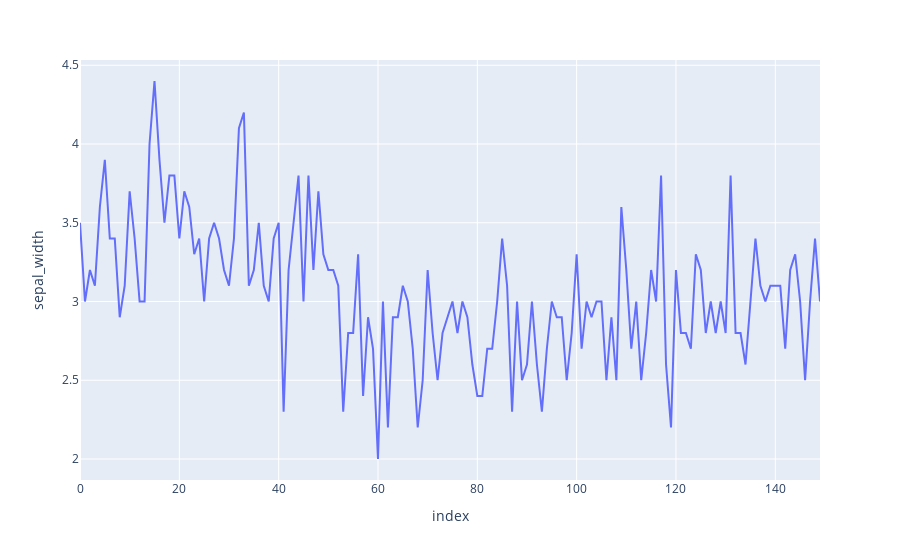

The code cell stored with this chart in its notebook:
### Code cell
fig = px.line(iris, y='sepal_width')
fig.show()

### Figure 1 — Plotly figure (JSON) as saved in the notebook; plotly's stock layout.template omitted (floating-point values rounded to 4 significant figures; data arrays with more than 128 entries replaced by an {"elided": "..."} marker saying what was removed)
{"data": [{"hovertemplate": "index=%{x}<br>sepal_width=%{y}<extra></extra>", "legendgroup": "", "line": {"color": "#636efa", "dash": "solid"}, "marker": {"symbol": "circle"}, "mode": "lines", "name": "", "orientation": "v", "showlegend": false, "type": "scatter", "x": {"elided": "150 int values"}, "xaxis": "x", "y": {"elided": "150 float values"}, "yaxis": "y"}], "layout": {"legend": {"tracegroupgap": 0}, "margin": {"t": 60}, "xaxis": {"anchor": "y", "domain": [0, 1], "title": {"text": "index"}}, "yaxis": {"anchor": "x", "domain": [0, 1], "title": {"text": "sepal_width"}}}}
